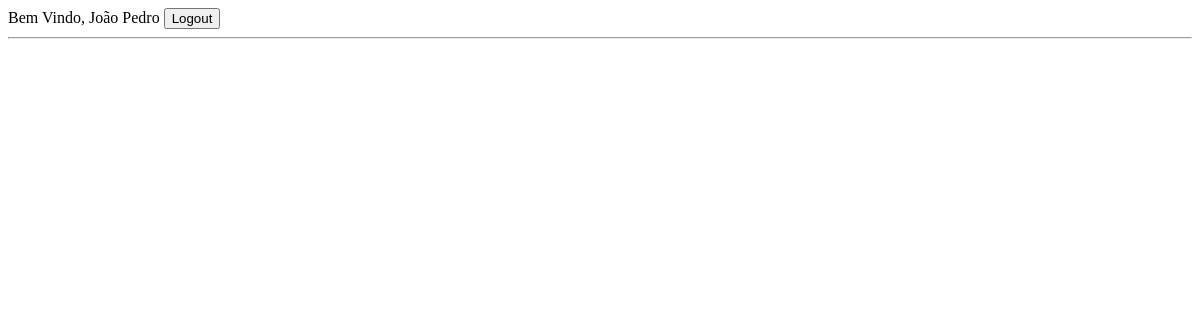
The page /home/ (signed in) on the database as committed earlier.
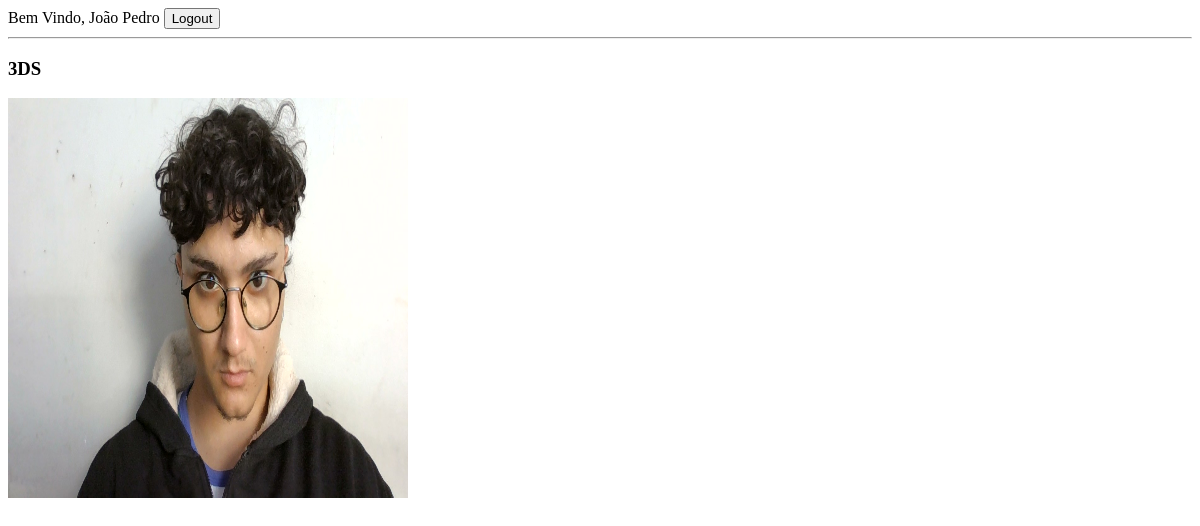
The same page on the database as committed later.
### app/models.py (models this page shows, shortened)
class Usuario(AbstractUser):
    cpf = models.CharField(max_length=11, null=False, blank=False, primary_key=True)
    liked = models.BooleanField(null=False, blank=False, default=0)

class Logo(models.Model):
    turma = models.CharField(max_length=40, null=False, blank=False)
    imagem = models.FileField(null=False, blank=False)

### app/views.py (the view)
# urls.py: 2. Add a URL to urlpatterns:  path('', views.home, name='home')
@login_required(login_url=loginPage)
def home(request):
    logos = Logo.objects.all()
    likes = Like.objects.all()
    if request.method == 'POST':
        turma = request.POST.get("turma")
        imagem = request.FILES.get("imagem")
        Logo.createLogo(turma, imagem)
        return redirect(home)
    return render(request, 'home.html', {'logos':logos, 'likes':likes})

### app/templates/home.html (shortened to what this page needs)
<!DOCTYPE html>
<html lang="en">
<head>
</head>
<body>
    Bem Vindo, {{ request.user.username }}
    <a href="{% url 'logoffOption' %}"><button>Logout</button></a>
    <hr>
    {% for logo in logos %}
        <div>
            <h3>{{logo.turma}}</h3>
            <img src="{{logo.imagem.url}}" alt="" srcset="" width="400px" height="400px">
            <br> <br>
        </div>
    {% endfor %}
</body>
</html>

Rows that differ between the two databases and show on the page:
added Logo: turma "3DS", imagem (picture)
